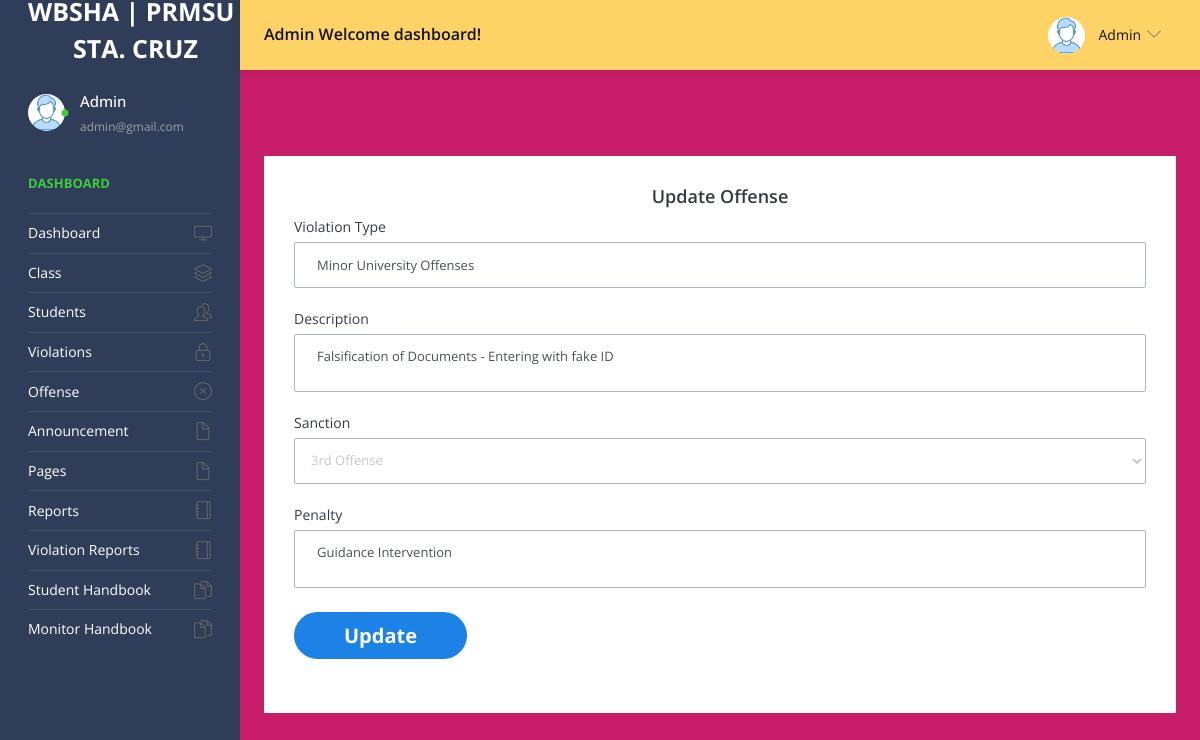
/admin/edit-violation-detail.php?editid=44 (signed in), run on the app's committed database.
### tables this page shows
CREATE TABLE `violations` (
  `id` int(11) NOT NULL,
  `student_id` int(11) NOT NULL,
  `violation_date` date NOT NULL,
  `violation_type` varchar(255) NOT NULL,
  `description` text DEFAULT NULL,
  `Sanction` int(11) NOT NULL,
  `penalty` varchar(255) DEFAULT NULL,
  `created_at` timestamp NOT NULL DEFAULT current_timestamp(),
  `updated_at` timestamp NOT NULL DEFAULT current_timestamp() ON UPDATE current_timestamp()
);

### admin/edit-violation-detail.php (the view, shortened to what this page needs)
<?php
include('includes/dbconnection.php');
if (isset($_GET['editid'])) {
  $editid = intval($_GET['editid']);
  $query = "SELECT * FROM violations WHERE id = :editid";
  $stmt = $dbh->prepare($query);
  $stmt->bindParam(':editid', $editid, PDO::PARAM_INT);
  $stmt->execute();
  $violation = $stmt->fetch(PDO::FETCH_ASSOC);
} else {
  echo "Invalid ID.";
  exit;
}
?>
<!DOCTYPE html>
<html lang="en">
<head>
  <link rel="stylesheet" href="vendors/simple-line-icons/css/simple-line-icons.css">
  <link rel="stylesheet" href="vendors/flag-icon-css/css/flag-icon.min.css">
  <link rel="stylesheet" href="vendors/css/vendor.bundle.base.css">
  <link rel="stylesheet" href="vendors/select2/select2.min.css">
  <link rel="stylesheet" href="vendors/select2-bootstrap-theme/select2-bootstrap.min.css">
  <link rel="stylesheet" href="css/style.css" />
</head>
<body>
  <div class="container-scroller">
    <?php include_once('includes/header.php'); ?>
    <div class="container-fluid page-body-wrapper">
      <?php include_once('includes/sidebar.php'); ?>
      <div class="main-panel">
        <div class="content-wrapper" style="background-color: #c71d68;">
          <div class="page-header">
            <nav aria-label="breadcrumb">
              <ol class="breadcrumb">
              </ol>
            </nav>
          </div>
          <div class="row">
            <div class="col-12 grid-margin stretch-card">
              <div class="card">
                <div class="card-body">
                  <h4 class="card-title" style="text-align: center;">Update Offense</h4>
                  <form class="forms-sample" method="post">
                    <div class="form-group">
                      <label for="violation_type">Violation Type</label>
                      <input type="text" name="violation_type" class="form-control custom-input" required
                        style="border: 1px solid #acb7c2;"
                        value="<?php echo htmlspecialchars($violation['violation_type']); ?>" required>
                    </div>
                    <div class="form-group">
                      <label for="description">Description</label>
                      <textarea name="description" class="form-control custom-input" required
                        style="border: 1px solid #acb7c2; outline: none;"><?php echo htmlspecialchars($violation['description']); ?></textarea>
                    </div>
                    <div class="form-group">
                      <label for="Sanction">Sanction</label>
                      <select name="Sanction" class="form-control custom-input" required
                        style="border: 1px solid #acb7c2; outline: none;">
                        <option value="3" <?php echo ($violation['Sanction'] == '3') ? 'selected' : ''; ?>>3rd Offense
                        </option>
                      </select>
                    </div>
                    <div class="form-group">
                      <label for="penalty">Penalty</label>
                      <textarea id="penalty" name="penalty" class="form-control custom-input" required
                        style="border: 1px solid #acb7c2; outline: none;"><?php echo htmlspecialchars($violation['penalty']); ?></textarea>
                      <div class="mt-4">
                        <button type="submit" class="custom-add-btn" name="submit">Update</button>
                      </div>
                  </form>
                </div>
              </div>
            </div>
          </div>
        </div>
      </div>
    </div>
  </div>
</body>
</html>

### admin/includes/header.php (shortened to what this page needs)
<head>
</head>
<nav class="navbar default-layout-navbar col-lg-12 col-12 p-0 fixed-top d-flex flex-row" style="background-color: #FED365;">
  <div class="navbar-brand-wrapper d-flex align-items-center"style="background-color: #2f3d58;">
    <a class="navbar-brand brand-logo" href="dashboard.php">
         <strong style="color: white; display: block; font-size: 25px; line-height: 1; font-weight: bold;">
</strong>
<span style="display: block; font-size: 25px; color: white; margin-top: 0px; padding-left: 45px; padding-right: 1px; font-weight: bold;">
  STA. CRUZ
</span>
    </a>
  </div><?php
  $aid = $_SESSION['sturecmsaid'];
  $sql = "SELECT * from tbladmin where ID=:aid";
  $query = $dbh->prepare($sql);
  $query->bindParam(':aid', $aid, PDO::PARAM_STR);
  $query->execute();
  $results = $query->fetchAll(PDO::FETCH_OBJ);
  if ($query->rowCount() > 0) {
    foreach ($results as $row) { ?>
      <div class="navbar-menu-wrapper d-flex align-items-center flex-grow-1">
        <h5 class="mb-0 font-weight-medium d-none d-lg-flex"><?php echo htmlentities($row->AdminName); ?> Welcome dashboard!
        </h5>
        <ul class="navbar-nav navbar-nav-right ml-auto">
          <li class="nav-item dropdown d-none d-xl-inline-flex user-dropdown">
            <a class="nav-link dropdown-toggle" id="UserDropdown" href="#" data-toggle="dropdown" aria-expanded="false">
              <img class="img-xs rounded-circle ml-2" src="images/faces/face8.jpg" alt="Profile image"> <span
                class="font-weight-normal"> <?php echo htmlentities($row->AdminName); ?> </span></a>
              </div><?php $cnt = $cnt + 1;
    }
  } ?>
      </li>
    </ul>
  </div>
</nav>

### admin/includes/sidebar.php (shortened to what this page needs)
<nav class="sidebar sidebar-offcanvas" id="sidebar" style="background-color: #2f3d58;">
  <ul class="nav">
    <li class="nav-item nav-profile">
      <a href="#" class="nav-link">
        <div class="profile-image">
          <img class="img-xs rounded-circle" src="images/faces/face8.jpg" alt="profile image">
          <div class="dot-indicator bg-success"></div>
        </div>
        <div class="text-wrapper">
          <?php
          $aid = $_SESSION['sturecmsaid'];
          $sql = "SELECT * from tbladmin where ID=:aid";
          $query = $dbh->prepare($sql);
          $query->bindParam(':aid', $aid, PDO::PARAM_STR);
          $query->execute();
          $results = $query->fetchAll(PDO::FETCH_OBJ);
          $cnt = 1;
          if ($query->rowCount() > 0) {
            foreach ($results as $row) { ?>
              <p class="profile-name"><?php echo htmlentities($row->AdminName); ?></p>
              <p class="designation"><?php echo htmlentities($row->Email); ?></p><?php $cnt = $cnt + 1;
            }
          } ?>
        </div>
      </a>
    </li>
    <li class="nav-item nav-category">
      <span class="nav-link">Dashboard</span>
    </li>
    <li class="nav-item">
      <a class="nav-link" href="dashboard.php">
        <span class="menu-title">Dashboard</span>
        <i class="icon-screen-desktop menu-icon"></i>
      </a>
    </li>
    <li class="nav-item">
      <a class="nav-link" data-toggle="collapse" href="#ui-basic" aria-expanded="false" aria-controls="ui-basic">
        <span class="menu-title">Class</span>
        <i class="icon-layers menu-icon"></i>
      </a>
    </li>
    <li class="nav-item">
      <a class="nav-link" data-toggle="collapse" href="#ui-basic1" aria-expanded="false" aria-controls="ui-basic1">
        <span class="menu-title">Students</span>
        <i class="icon-people menu-icon"></i>
      </a>
    </li>
    <li class="nav-item">
      <a class="nav-link" data-toggle="collapse" href="#violations" aria-expanded="false" aria-controls="violations">
        <span class="menu-title">Violations</span>
        <i class="icon-lock menu-icon"></i>
      </a>
    </li>
    <li class="nav-item">
      <a class="nav-link" data-toggle="collapse" href="#offense" aria-expanded="false" aria-controls="offense">
        <span class="menu-title">Offense</span>
        <i class="icon-close menu-icon"></i>
      </a>
    </li>
    <li class="nav-item">
      <a class="nav-link" data-toggle="collapse" href="#auth" aria-expanded="false" aria-controls="auth">
        <span class="menu-title">Announcement </span>
        <i class="icon-doc menu-icon"></i>
      </a>
    </li>
    <li class="nav-item">
      <a class="nav-link" data-toggle="collapse" href="#auth2" aria-expanded="false" aria-controls="auth">
        <span class="menu-title">Pages</span>
        <i class="icon-doc menu-icon"></i>
      </a>
    </li>
    <li class="nav-item">
      <a class="nav-link" href="between-dates-reports.php">
        <span class="menu-title">Reports</span>
        <i class="icon-notebook menu-icon"></i>
      </a>
    </li>
    <li class="nav-item">
      <a class="nav-link" href="violation-report.php">
        <span class="menu-title">Violation Reports</span>
        <i class="icon-notebook menu-icon"></i>
      </a>
    </li>
    <li class="nav-item">
      <a class="nav-link" href="handbook2.php">
        <span class="menu-title">Student Handbook</span>
        <i class="icon-docs menu-icon"></i>
      </a>
    </li>
    <li class="nav-item">
      <a class="nav-link" href="monitor.php">
        <span class="menu-title">Monitor Handbook</span>
        <i class="icon-docs menu-icon"></i>
      </a>
    </li>
  </ul>
</nav>

### admin/edit-violation-detail.php (style rules this page uses)
.custom-add-btn { background-color: #1c82e6; color: #fff; border: none; padding: 10px 50px; border-radius: 30px; font-weight: bold; font-size: 20px; transition: background-color 0.3s ease; }

### data on the page
violations: violation_type "Minor University Offenses", description "Falsification of Documents - Entering with fake ID", Sanction "3rd Offense", penalty "Guidance Intervention"

### other printed values
$row->AdminName "Admin"
$row->Email "admin@gmail.com"
